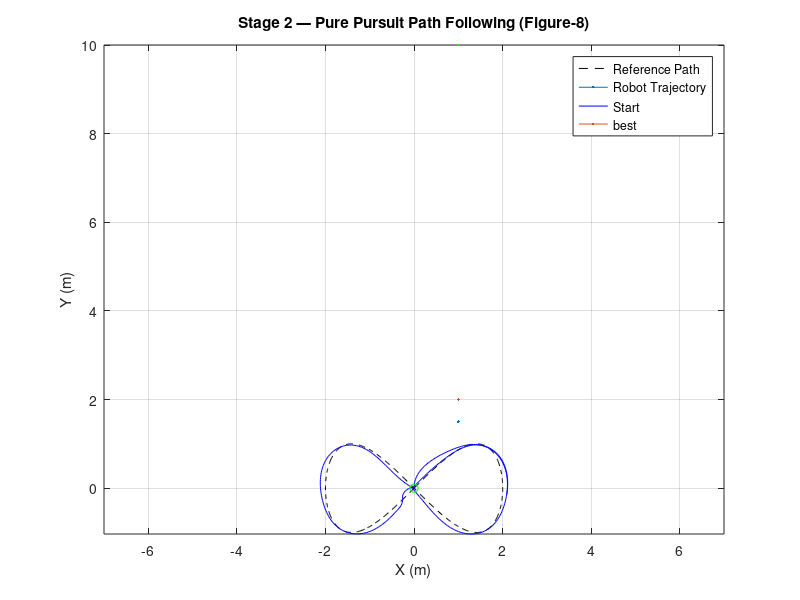
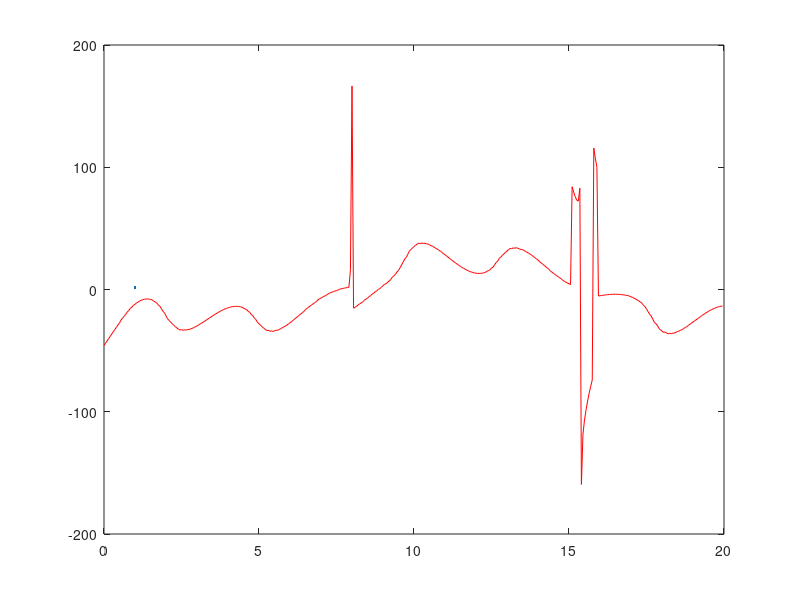

Recreate these plots in MATLAB, in order. (Note: this script raises an error after producing the figures.)
%% Stage 2: Reference Path + Pure Pursuit Steering
% A figure-8 reference path is defined parametrically.
% A lookahead-based Pure Pursuit controller steers the robot along it.
% This stage shows the residual heading error that PID will later correct.
clc; clear; close all;

L       = 0.3;    % wheel baseline (m)
dt      = 0.05;   % time step (s)
T       = 20;     % total time (s)
N       = T / dt;
v_base  = 0.8;    % constant forward speed (m/s)
Ld      = 0.6;    % lookahead distance (m)

t_path  = linspace(0, 2*pi, 500);
path_x  = 2.0 * sin(t_path);
path_y  = 1.0 * sin(2 * t_path);
path    = [path_x; path_y];

pose    = [0; 0; pi/2];  % [x; y; theta]

hist_pose   = zeros(3, N);
hist_error  = zeros(1, N);

for k = 1:N
    hist_pose(:, k) = pose;
    x = pose(1); y = pose(2); theta = pose(3);

    dists    = sqrt((path(1,:) - x).^2 + (path(2,:) - y).^2);
    [~, idx] = min(dists);

    look_idx = idx;
    for j = idx:size(path,2)
        if sqrt((path(1,j)-x)^2 + (path(2,j)-y)^2) >= Ld
            look_idx = j;
            break;
        end
    end

    dx        = path(1, look_idx) - x;
    dy        = path(2, look_idx) - y;
    theta_ref = atan2(dy, dx);

    e_theta       = atan2(sin(theta_ref - theta), cos(theta_ref - theta));
    hist_error(k) = e_theta;

    Kp_steer = 2.0;
    omega    = Kp_steer * e_theta;

    vR = v_base + (omega * L / 2);
    vL = v_base - (omega * L / 2);

    v       = (vR + vL) / 2;
    pose(1) = x + dt * v * cos(theta);
    pose(2) = y + dt * v * sin(theta);
    pose(3) = theta + dt * (vR - vL) / L;
end

figure;
plot(path_x, path_y, 'k--', LineWidth=1.5); hold on;
plot(hist_pose(1,:), hist_pose(2,:), 'b-', LineWidth=2);
plot(hist_pose(1,1), hist_pose(2,1), 'go', MarkerSize=10, MarkerFaceColor='g');
axis equal; grid on;
xlabel('X (m)'); ylabel('Y (m)');
title('Stage 2 — Pure Pursuit Path Following (Figure-8)');
legend('Reference Path', 'Robot Trajectory', 'Start', Location='best');

figure;
t_vec = (0:N-1) * dt;
plot(t_vec, rad2deg(hist_error), 'r-', LineWidth=1.5);
yline(0, 'k--');
xlabel('Time (s)'); ylabel('Heading Error (deg)');
title('Stage 2 — Heading Error (residual that PID will correct)');
grid on;
